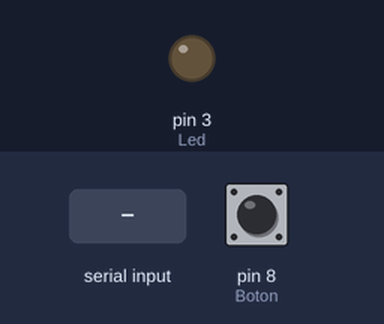
Bench run of a sketch on a simulated Arduino Uno, built with avr-gcc and run on an emulated ATmega328P. Shown: output pins drawn as LEDs (lit = HIGH). The test bench sets the inputs (shaded band); at power-on: pin 8 (Boton) HIGH.

Above: at 1.2 s.
1.3 s: "H" received over Serial
At 2.7 s:
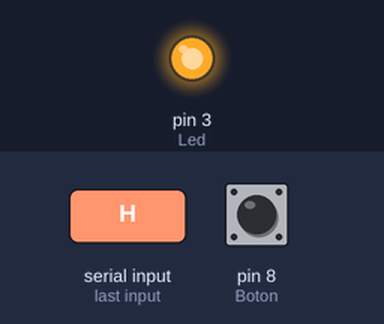
4.4 s: "L" received over Serial
At 5.1 s:
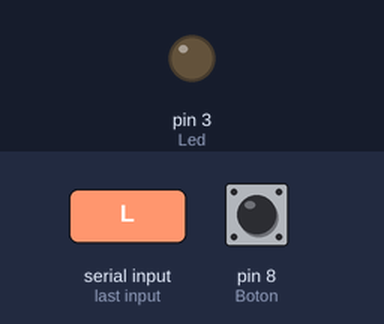
Timing chart, 0 to 7.4 s (numbered marks = the images above; inputs shaded):
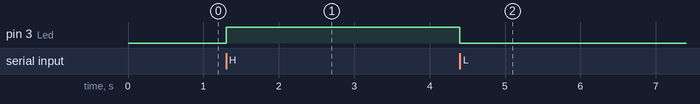

The sketch:

chat.ino
```cpp
int Boton = 8;
int Led = 3;

void setup() {
  //velocidad a la que se realiza la transmision
  Serial.begin(9600);
  //boton modo entrada
  pinMode(Boton, INPUT_PULLUP);
  //led modo salida
  pinMode(Led, OUTPUT);
}

void loop() {
  //si se presiona el boton, mandar la señal por serial
  if (digitalRead(Boton) == 0) {
    Serial.println("PULSADO BOTÓN");
    delay(500);
  }
  //leemos si hay información en el puerto serial
  if (Serial.available()) {
    char Letra = Serial.read();
    //si la letra es H encendemos
    if (Letra == 'H') {
      digitalWrite(Led, HIGH);
    }
    else if (Letra == 'L') {
      //si es l apagamos
      digitalWrite(Led, LOW);
    }
  }

}
```

Measured:
- after the input at 1.3 s, pin 3 (Led): LOW → HIGH at once
- after the input at 4.4 s, pin 3 (Led): HIGH → LOW at once
